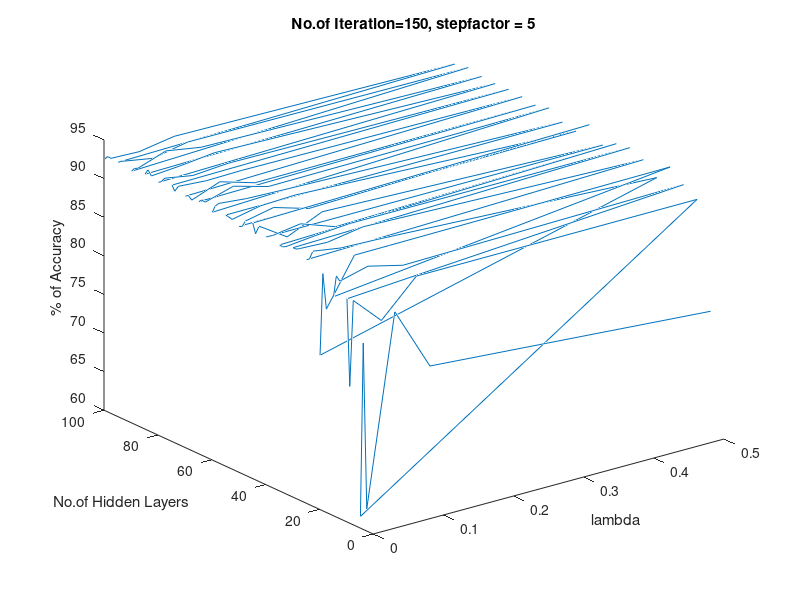

MATLAB code for this plot:
load('iter_150.mat');
plot3(iter_150(:,2),iter_150(:,1),iter_150(:,3));


ylabel('No.of Hidden Layers');
xlabel('lambda');
zlabel('% of Accuracy');
title('No.of Iteration=150, stepfactor = 5');
clear;

